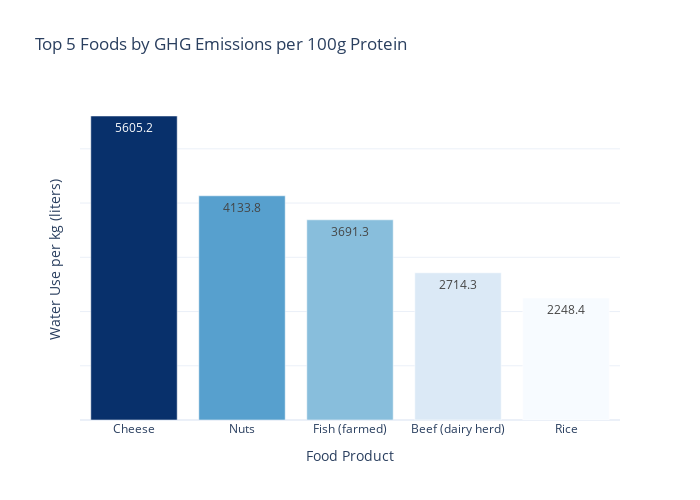

This figure's notebook cell:
### Code cell
fig = px.bar(
    top_water,
    x = "food_product",
    y = "water_per_kg",
    color = "water_per_kg",
    color_continuous_scale = "Blues",
    title = "Top 5 Foods by GHG Emissions per 100g Protein",
    labels = {"water_per_kg": "GHG per 100g protein (kgCO2eq)", "food_product": "Food Product"},
    text = "water_per_kg"
)

fig.update_layout(
    xaxis_title = "Food Product",
    yaxis_title = "Water Use per kg (liters)",
    yaxis = dict(
        showticklabels = False
    ),
    template = "plotly_white",
    width = 700,
    height = 500,
    coloraxis_showscale = False

)
fig.show()

### Figure 1 — Plotly figure (JSON) as saved in the notebook; plotly's stock layout.template omitted (floating-point values rounded to 4 significant figures)
{"data": [{"hovertemplate": "Food Product=%{x}<br>GHG per 100g protein (kgCO2eq)=%{marker.color}<extra></extra>", "legendgroup": "", "marker": {"color": [5605.0, 4134.0, 3691.0, 2714.0, 2248.0], "coloraxis": "coloraxis", "pattern": {"shape": ""}}, "name": "", "orientation": "v", "showlegend": false, "text": [5605.0, 4134.0, 3691.0, 2714.0, 2248.0], "textposition": "auto", "type": "bar", "x": ["Cheese", "Nuts", "Fish (farmed)", "Beef (dairy herd)", "Rice"], "xaxis": "x", "y": [5605.0, 4134.0, 3691.0, 2714.0, 2248.0], "yaxis": "y"}], "layout": {"barmode": "relative", "coloraxis": {"colorbar": {"title": {"text": "GHG per 100g protein (kgCO2eq)"}}, "colorscale": [[0, "rgb(247,251,255)"], [0.125, "rgb(222,235,247)"], [0.25, "rgb(198,219,239)"], [0.375, "rgb(158,202,225)"], [0.5, "rgb(107,174,214)"], [0.625, "rgb(66,146,198)"], [0.75, "rgb(33,113,181)"], [0.875, "rgb(8,81,156)"], [1, "rgb(8,48,107)"]], "showscale": false}, "height": 500, "legend": {"tracegroupgap": 0}, "title": {"text": "Top 5 Foods by GHG Emissions per 100g Protein"}, "width": 700, "xaxis": {"anchor": "y", "domain": [0, 1], "title": {"text": "Food Product"}}, "yaxis": {"anchor": "x", "domain": [0, 1], "showticklabels": false, "title": {"text": "Water Use per kg (liters)"}}}}
